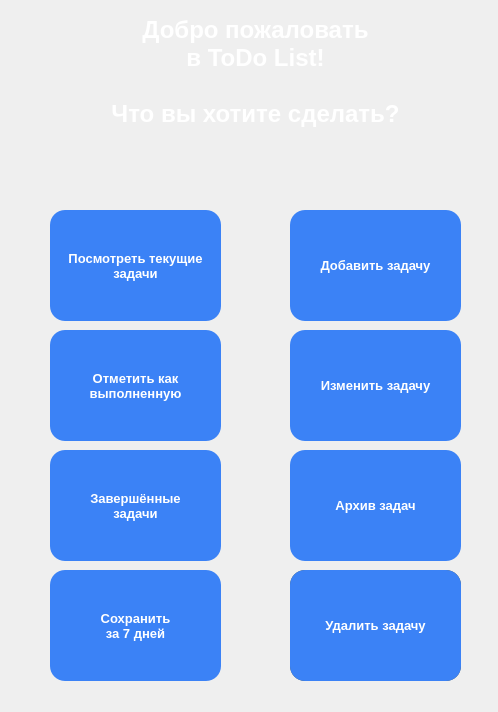
<?xml version="1.0" encoding="UTF-8"?>
<ui version="4.0">
 <class>MainWindow</class>
 <widget class="QMainWindow" name="MainWindow">
  <property name="geometry">
   <rect>
    <x>0</x>
    <y>0</y>
    <width>498</width>
    <height>712</height>
   </rect>
  </property>
  <property name="minimumSize">
   <size>
    <width>498</width>
    <height>712</height>
   </size>
  </property>
  <property name="maximumSize">
   <size>
    <width>498</width>
    <height>712</height>
   </size>
  </property>
  <property name="windowTitle">
   <string>MainWindow</string>
  </property>
  <property name="styleSheet">
   <string notr="true">QWidget {
    background: qlineargradient(x1:0, y1:0, x2:0, y2:1,
        stop:0 #b5e1c3,
        stop:1 #7fb5b5);
}</string>
  </property>
  <widget class="QWidget" name="centralwidget">
   <widget class="QLabel" name="hello">
    <property name="geometry">
     <rect>
      <x>110</x>
      <y>10</y>
      <width>291</width>
      <height>151</height>
     </rect>
    </property>
    <property name="styleSheet">
     <string notr="true">QLabel {
    color: white;
    font-size: 24px;
    font-weight: bold;
    background: transparent;
}</string>
    </property>
    <property name="text">
     <string>Добро пожаловать
в ToDo List!

Что вы хотите сделать?
</string>
    </property>
    <property name="alignment">
     <set>Qt::AlignmentFlag::AlignCenter</set>
    </property>
    <property name="wordWrap">
     <bool>true</bool>
    </property>
   </widget>
   <widget class="QPushButton" name="add_task">
    <property name="geometry">
     <rect>
      <x>290</x>
      <y>210</y>
      <width>171</width>
      <height>111</height>
     </rect>
    </property>
    <property name="cursor">
     <cursorShape>PointingHandCursor</cursorShape>
    </property>
    <property name="styleSheet">
     <string notr="true">QPushButton {
    background-color: #3B82F6;
    border-radius: 15px;
    color: white;
    font-size: 13px;
    font-weight: bold;
    padding: 15px;
}
    QPushButton:hover {
        background-color: #2563EB;
    }
    QPushButton:pressed {
        background-color: #1D4ED8;
    }</string>
    </property>
    <property name="text">
     <string>Добавить задачу</string>
    </property>
   </widget>
   <widget class="QPushButton" name="read_active_task">
    <property name="enabled">
     <bool>true</bool>
    </property>
    <property name="geometry">
     <rect>
      <x>50</x>
      <y>210</y>
      <width>171</width>
      <height>111</height>
     </rect>
    </property>
    <property name="minimumSize">
     <size>
      <width>0</width>
      <height>0</height>
     </size>
    </property>
    <property name="cursor">
     <cursorShape>PointingHandCursor</cursorShape>
    </property>
    <property name="tabletTracking">
     <bool>true</bool>
    </property>
    <property name="styleSheet">
     <string notr="true">QPushButton {
    background-color: #3B82F6;
    border-radius: 15px;
    color: white;
    font-size: 13px;
    font-weight: bold;
    padding: 15px;
}
    QPushButton:hover {
        background-color: #2563EB;
    }
    QPushButton:pressed {
        background-color: #1D4ED8;
    }</string>
    </property>
    <property name="text">
     <string>Посмотреть текущие
задачи</string>
    </property>
    <property name="icon">
     <iconset>
      <normaloff>:/add_task/icon/list_active.svg</normaloff>:/add_task/icon/list_active.svg</iconset>
    </property>
    <property name="autoDefault">
     <bool>false</bool>
    </property>
   </widget>
   <widget class="QPushButton" name="edit_task">
    <property name="geometry">
     <rect>
      <x>290</x>
      <y>330</y>
      <width>171</width>
      <height>111</height>
     </rect>
    </property>
    <property name="cursor">
     <cursorShape>PointingHandCursor</cursorShape>
    </property>
    <property name="styleSheet">
     <string notr="true">QPushButton {
    background-color: #3B82F6;
    border-radius: 15px;
    color: white;
    font-size: 13px;
    font-weight: bold;
    padding: 15px;
}
    QPushButton:hover {
        background-color: #2563EB;
    }
    QPushButton:pressed {
        background-color: #1D4ED8;
    }</string>
    </property>
    <property name="text">
     <string>Изменить задачу</string>
    </property>
   </widget>
   <widget class="QPushButton" name="completed_task">
    <property name="geometry">
     <rect>
      <x>50</x>
      <y>330</y>
      <width>171</width>
      <height>111</height>
     </rect>
    </property>
    <property name="cursor">
     <cursorShape>PointingHandCursor</cursorShape>
    </property>
    <property name="styleSheet">
     <string notr="true">QPushButton {
    background-color: #3B82F6;
    border-radius: 15px;
    color: white;
    font-size: 13px;
    font-weight: bold;
    padding: 15px;
}
    QPushButton:hover {
        background-color: #2563EB;
    }
    QPushButton:pressed {
        background-color: #1D4ED8;
    }</string>
    </property>
    <property name="text">
     <string>Отметить как
выполненную</string>
    </property>
   </widget>
   <widget class="QPushButton" name="active_task_history">
    <property name="geometry">
     <rect>
      <x>50</x>
      <y>570</y>
      <width>171</width>
      <height>111</height>
     </rect>
    </property>
    <property name="cursor">
     <cursorShape>PointingHandCursor</cursorShape>
    </property>
    <property name="styleSheet">
     <string notr="true">QPushButton {
    background-color: #3B82F6;
    border-radius: 15px;
    color: white;
    font-size: 13px;
    font-weight: bold;
    padding: 15px;
}
    QPushButton:hover {
        background-color: #2563EB;
    }
    QPushButton:pressed {
        background-color: #1D4ED8;
    }</string>
    </property>
    <property name="text">
     <string>Cохранить
за 7 дней</string>
    </property>
   </widget>
   <widget class="QPushButton" name="delete_task_2">
    <property name="geometry">
     <rect>
      <x>290</x>
      <y>570</y>
      <width>171</width>
      <height>111</height>
     </rect>
    </property>
    <property name="cursor">
     <cursorShape>PointingHandCursor</cursorShape>
    </property>
    <property name="styleSheet">
     <string notr="true">QPushButton {
    background-color: #505c52;
    border-radius: 15px;
    color: white;
    font-size: 16px;
    font-weight: bold;
    padding: 15px;
}
QPushButton:hover {
    background-color: #3e493f;
}
QPushButton:pressed {
    background-color: #2e382f;
}
</string>
    </property>
    <property name="text">
     <string>Удалить задачу</string>
    </property>
   </widget>
   <widget class="QPushButton" name="delete_task">
    <property name="geometry">
     <rect>
      <x>290</x>
      <y>570</y>
      <width>171</width>
      <height>111</height>
     </rect>
    </property>
    <property name="styleSheet">
     <string notr="true">QPushButton {
    background-color: #3B82F6;
    border-radius: 15px;
    color: white;
    font-size: 13px;
    font-weight: bold;
    padding: 15px;
}
    QPushButton:hover {
        background-color: #EF4444; 
        color: white;
    }
    QPushButton:pressed {
        background-color: #DC2626;
    }</string>
    </property>
    <property name="text">
     <string>Удалить задачу</string>
    </property>
   </widget>
   <widget class="QPushButton" name="read_completed_task">
    <property name="geometry">
     <rect>
      <x>50</x>
      <y>450</y>
      <width>171</width>
      <height>111</height>
     </rect>
    </property>
    <property name="cursor">
     <cursorShape>PointingHandCursor</cursorShape>
    </property>
    <property name="styleSheet">
     <string notr="true">QPushButton {
    background-color: #3B82F6;
    border-radius: 15px;
    color: white;
    font-size: 13px;
    font-weight: bold;
    padding: 15px;
}
    QPushButton:hover {
        background-color: #2563EB;
    }
    QPushButton:pressed {
        background-color: #1D4ED8;
    }</string>
    </property>
    <property name="text">
     <string>Завершённые
задачи</string>
    </property>
   </widget>
   <widget class="QPushButton" name="histoty_task">
    <property name="geometry">
     <rect>
      <x>290</x>
      <y>450</y>
      <width>171</width>
      <height>111</height>
     </rect>
    </property>
    <property name="cursor">
     <cursorShape>PointingHandCursor</cursorShape>
    </property>
    <property name="styleSheet">
     <string notr="true">QPushButton {
    background-color: #3B82F6;
    border-radius: 15px;
    color: white;
    font-size: 13px;
    font-weight: bold;
    padding: 15px;
}
    QPushButton:hover {
        background-color: #2563EB;
    }
    QPushButton:pressed {
        background-color: #1D4ED8;
    }</string>
    </property>
    <property name="text">
     <string>Архив задач</string>
    </property>
   </widget>
  </widget>
 </widget>
 <resources/>
 <connections/>
</ui>
